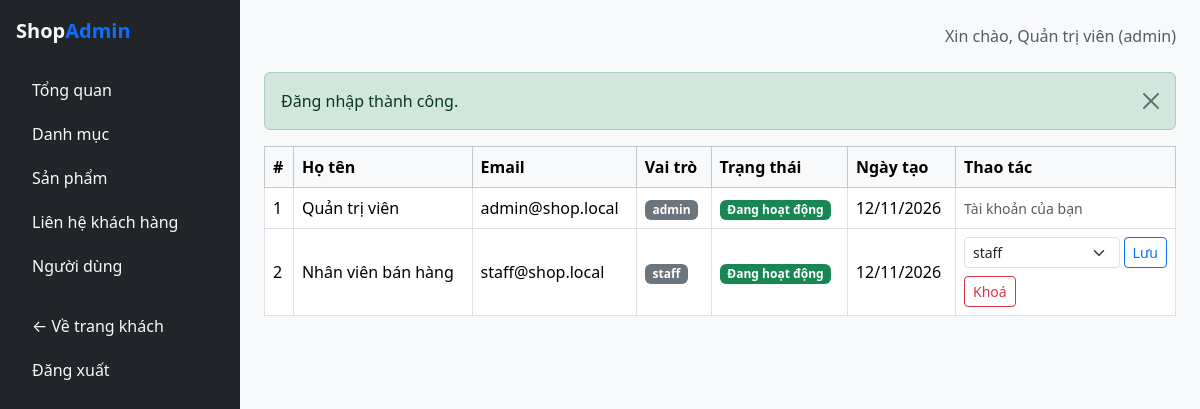
/public/admin/user (signed in), run on the app's committed database.
### tables this page shows
CREATE TABLE IF NOT EXISTS `users` (
    `id` INT AUTO_INCREMENT PRIMARY KEY,
    `full_name` VARCHAR(255) NOT NULL,
    `email` VARCHAR(255) NOT NULL UNIQUE,
    `password` VARCHAR(255) NOT NULL,
    `phone` VARCHAR(20) NULL,
    `address` TEXT NULL,
    `role` ENUM('customer', 'staff', 'admin') DEFAULT 'customer',
    `status` ENUM('active', 'locked') DEFAULT 'active',
    `created_at` TIMESTAMP DEFAULT CURRENT_TIMESTAMP,
    `updated_at` TIMESTAMP DEFAULT CURRENT_TIMESTAMP ON UPDATE CURRENT_TIMESTAMP
);

### app/core/Controller.php (called while the page is built, shortened)
<?php
abstract class Controller
{
    protected function view(string $view, array $data = [], string|false $layout = 'main'): void
    {
        $viewFile = __DIR__ . '/../views/' . $view . '.php';
        $layoutFile = __DIR__ . '/../views/layouts/' . $layout . '.php';
        $content = function () use ($viewFile, $data) {
            extract($data);
            require $viewFile;
        };
        require $layoutFile;
    }
}

### app/core/AdminController.php (called while the page is built, shortened)
<?php
abstract class AdminController extends Controller
{
    protected function view(string $view, array $data = [], string|false $layout = 'admin'): void
    {
        parent::view($view, $data, $layout);
    }
}

### app/controllers/admin/AdminUserController.php (called while the page is built, shortened)
<?php
class AdminUserController extends AdminController
{
    public function index(): void
    {
        $users = User::all('created_at DESC');
        $this->view('admin/user/index', ['pageTitle' => 'Quản lý người dùng', 'users' => $users]);
    }
}

### app/core/helpers.php (called while the page is built, shortened)
<?php
function e(?string $value): string
{
    return htmlspecialchars((string) $value, ENT_QUOTES, 'UTF-8');
}
function base_url(string $path = ''): string
{
    $cleanPath = ltrim($path, '/');
    return rtrim(BASE_URL, '/') . ($cleanPath !== '' ? '/' . $cleanPath : '');
}
function asset(string $path): string
{
    return base_url('assets/' . ltrim($path, '/'));
}
function flash(string $key, ?string $message = null, string $type = 'success'): ?array
{
    if (!empty($_SESSION['flash'][$key])) {
        $data = $_SESSION['flash'][$key];
        return $data;
    }
    return null;
}

### app/core/Auth.php (called while the page is built, shortened)
<?php
class Auth
{
    public static function user(): ?array
    {
        return $_SESSION['user'] ?? null;
    }
    public static function id(): ?int
    {
        return isset($_SESSION['user']['id']) ? (int) $_SESSION['user']['id'] : null;
    }
    public static function role(): ?string
    {
        return $_SESSION['user']['role'] ?? null;
    }
}

### app/core/Database.php (called while the page is built)
<?php
class Database
{
    private static ?PDO $instance = null;
    public static function getInstance(): PDO
    {
        if (self::$instance === null) {
            $dsn = "mysql:host=" . DB_HOST . ";port=" . DB_PORT . ";dbname=" . DB_NAME . ";charset=utf8mb4";
            $options = [
                PDO::ATTR_ERRMODE => PDO::ERRMODE_EXCEPTION,
                PDO::ATTR_DEFAULT_FETCH_MODE => PDO::FETCH_ASSOC,
                PDO::ATTR_EMULATE_PREPARES => false,
            ];
            try {
                self::$instance = new PDO($dsn, DB_USER, DB_PASS, $options);
            } catch (PDOException $e) {
                die("Kết nối CSDL thất bại: " . $e->getMessage());
            }
        }
        return self::$instance;
    }
}

### app/core/Model.php (called while the page is built, shortened)
<?php
abstract class Model
{
    protected static string $table = '';
    protected static function db(): PDO
    {
        return Database::getInstance();
    }
    public static function all(string $orderBy = 'id DESC'): array
    {
        $stmt = static::db()->query("SELECT * FROM " . static::$table . " ORDER BY " . $orderBy);
        return $stmt->fetchAll();
    }
}

### app/views/admin/user/index.php (the view, shortened to what this page needs)
<div class="table-responsive">
    <table class="table table-bordered align-middle bg-white">
        <thead class="table-light">
            <tr>
                <th>#</th>
                <th>Họ tên</th>
                <th>Email</th>
                <th>Vai trò</th>
                <th>Trạng thái</th>
                <th>Ngày tạo</th>
                <?php if (Auth::role() === 'admin'): ?><th style="width: 220px;">Thao tác</th><?php endif; ?>
            </tr>
        </thead>
        <tbody>
            <?php foreach ($users as $u): ?>
            <tr>
                <td><?= (int) $u['id'] ?></td>
                <td><?= e($u['full_name']) ?></td>
                <td><?= e($u['email']) ?></td>
                <td><span class="badge bg-secondary"><?= e($u['role']) ?></span></td>
                <td>
                    <?php if ($u['status'] === 'active'): ?>
                        <span class="badge bg-success">Đang hoạt động</span>
                    <?php else: ?>
                        <span class="badge bg-danger">Đã khoá</span>
                    <?php endif; ?>
                </td>
                <td><?= e(date('d/m/Y', strtotime($u['created_at']))) ?></td>
                <?php if (Auth::role() === 'admin'): ?>
                <td>
                    <?php if ((int) $u['id'] === (int) Auth::id()): ?>
                        <span class="text-muted small">Tài khoản của bạn</span>
                    <?php else: ?>
                        <div class="d-flex flex-column gap-2">
                            <form method="POST" action="<?= e(base_url('admin/user/role')) ?>" class="d-flex gap-1">
                                <select name="role" class="form-select form-select-sm">
                                    <?php foreach (['customer', 'staff', 'admin'] as $r): ?>
                                        <option value="<?= $r ?>" <?= $u['role'] === $r ? 'selected' : '' ?>><?= $r ?></option>
                                    <?php endforeach; ?>
                                </select>
                                <button class="btn btn-sm btn-outline-primary">Lưu</button>
                            </form>
                            <form method="POST" action="<?= e(base_url('admin/user/status')) ?>">
                                <button class="btn btn-sm <?= $u['status'] === 'active' ? 'btn-outline-danger' : 'btn-outline-success' ?>">
                                    <?= $u['status'] === 'active' ? 'Khoá' : 'Mở khoá' ?>
                                </button>
                            </form>
                        </div>
                    <?php endif; ?>
                </td>
                <?php endif; ?>
            </tr>
            <?php endforeach; ?>
        </tbody>
    </table>
</div>

### app/views/layouts/admin.php (shortened to what this page needs)
<!DOCTYPE html>
<html lang="vi">
<head>
    <link href="https://cdn.jsdelivr.net/npm/bootstrap@5/dist/css/bootstrap.min.css" rel="stylesheet">
    <link href="<?= e(asset('css/style.css')) ?>" rel="stylesheet">
</head>
<body>
<div class="d-flex">
    <nav class="bg-dark text-light p-3" style="width: 240px; min-height: 100vh;">
        <a href="<?= e(base_url('admin/dashboard')) ?>" class="d-block text-light text-decoration-none fw-bold fs-5 mb-4">
            Shop<span class="text-primary">Admin</span>
        </a>
        <ul class="nav nav-pills flex-column gap-1">
            <li class="nav-item">
                <a class="nav-link text-light" href="<?= e(base_url('admin/dashboard')) ?>">Tổng quan</a>
            </li>
            <li class="nav-item">
                <a class="nav-link text-light" href="<?= e(base_url('admin/category')) ?>">Danh mục</a>
            </li>
            <li class="nav-item">
                <a class="nav-link text-light" href="<?= e(base_url('admin/product')) ?>">Sản phẩm</a>
            </li>
            <li class="nav-item">
                <a class="nav-link text-light" href="<?= e(base_url('admin/contact')) ?>">Liên hệ khách hàng</a>
            </li>
            <?php if (Auth::role() === 'admin'): ?>
                <li class="nav-item">
                    <a class="nav-link text-light" href="<?= e(base_url('admin/user')) ?>">Người dùng</a>
                </li>
            <?php endif; ?>
            <li class="nav-item mt-3">
                <a class="nav-link text-light" href="<?= e(base_url('')) ?>">&larr; Về trang khách</a>
            </li>
            <li class="nav-item">
                <a class="nav-link text-light" href="<?= e(base_url('admin/auth/logout')) ?>">Đăng xuất</a>
            </li>
        </ul>
    </nav>
    <div class="flex-grow-1 p-4">
        <div class="d-flex justify-content-between align-items-center mb-4">
            <span class="text-muted">
                Xin chào, <?= e(Auth::user()['full_name'] ?? '') ?> (<?= e(Auth::role() ?? '') ?>)
            </span>
        </div>
        <?php if ($f = flash('success')): ?>
            <div class="alert alert-success alert-dismissible fade show" role="alert">
                <?= $f['message'] ?>
                <button type="button" class="btn-close" data-bs-dismiss="alert"></button>
            </div>
        <?php endif; ?>
        <?php $content(); ?>
    </div>
</div>
</body>
</html>

### public/assets/css/style.css (style rules this page uses)
body { background-color: #f8f9fa; }

### data on the page
users: full_name "Quản trị viên", id "1", email "admin@shop.local", role "admin", status "Đang hoạt động", created_at "12/11/2026", shows "Tài khoản của bạn"
users: id "2", full_name "Nhân viên bán hàng", email "staff@shop.local", role "staff", status "Đang hoạt động", created_at "12/11/2026"

### other printed values
Auth::role() "admin"
$f['message'] "Đăng nhập thành công."
